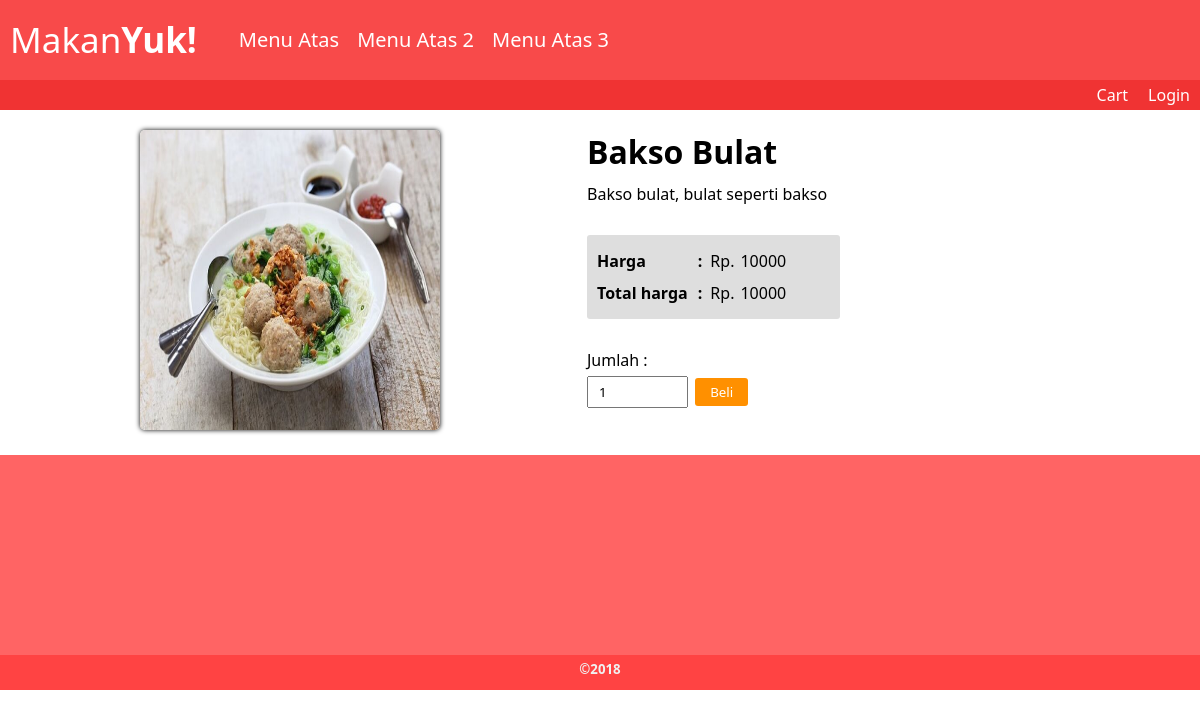
Screenshot of /detail.php?id=1 with the database file from the repository.
### tables this page shows
CREATE TABLE `produk` (
  `id_produk` int(11) NOT NULL,
  `nama_produk` varchar(50) NOT NULL,
  `harga_produk` int(11) NOT NULL,
  `deskripsi_produk` varchar(200) NOT NULL,
  `foto_produk` varchar(50) NOT NULL
);

### detail.php (the view, shortened to what this page needs)
<?php
include "pages/header.php";
$id = $_GET['id'];
$query = "select * from produk where id_produk='$id'";
$ambilProduk = mysqli_query($konek, $query);
$data = mysqli_fetch_array($ambilProduk);
 ?>
    <div class="detail">
      <div class="detKiri" align="center">
        <img src="dist/makan/<?php echo $data['foto_produk']; ?>" class="img-responsive img-detail" alt="">
      </div>
      <div class="detKanan">
      <form class="" action="pages/pcart.php?id=<?php echo $id; ?>" method="POST">
        <h1><?php echo $data['nama_produk']; ?></h1>
        <p><?php echo $data['deskripsi_produk'] ?></p>
        <div class="harga">
          <table>
            <tr>
              <th>Harga</th> <th>:</th>
              <td>Rp.</td>
              <td id="harga"><?php echo $data['harga_produk']; ?></td>
            </tr>
            <tr>
              <th>Total harga</th> <th>:</th>
              <td>Rp. </td>
              <td id="totHarga" name="totalharga"><?php echo $data['harga_produk']; ?></td>
            </tr>
          </table>
        </div>
        <label for="jumlah">Jumlah :</label> <br>
        <input class="jml" onchange="totalHarga()" id="jml" type="number" min="1" max="100" name="jumlah" value="1">
        <input class="btn-beli" type="submit" value="Beli">
      </form>
      </div>
    </div>

### rows the page displays
produk: foto_produk (picture), nama_produk "Bakso Bulat", deskripsi_produk "Bakso bulat, bulat seperti bakso", harga_produk "10000"
